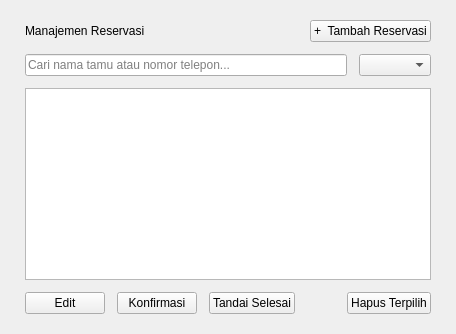
<?xml version="1.0" encoding="UTF-8"?>
<ui version="4.0">
 <class>ReservasiPageUi</class>
 <widget class="QWidget" name="ReservasiPageUi">
  <layout class="QVBoxLayout" name="main_layout">
   <property name="spacing"><number>12</number></property>
   <property name="leftMargin"><number>25</number></property>
   <property name="topMargin"><number>20</number></property>
   <property name="rightMargin"><number>25</number></property>
   <property name="bottomMargin"><number>20</number></property>
   <item>
    <layout class="QHBoxLayout" name="header_layout">
     <item>
      <widget class="QLabel" name="title_label">
       <property name="text"><string>Manajemen Reservasi</string></property>
       <property name="objectName"><string>pageHeader</string></property>
      </widget>
     </item>
     <item><spacer name="header_spacer"><property name="orientation"><enum>Qt::Horizontal</enum></property><property name="sizeHint" stdset="0"><size><width>40</width><height>20</height></size></property></spacer></item>
     <item>
      <widget class="QPushButton" name="add_btn">
       <property name="text"><string>+  Tambah Reservasi</string></property>
       <property name="cursor"><cursorShape>PointingHandCursor</cursorShape></property>
       <property name="objectName"><string>primaryButton</string></property>
      </widget>
     </item>
    </layout>
   </item>
   <item>
    <layout class="QHBoxLayout" name="filter_layout">
     <item>
      <widget class="QLineEdit" name="search_input">
       <property name="placeholderText"><string>Cari nama tamu atau nomor telepon...</string></property>
      </widget>
     </item>
     <item>
      <widget class="QComboBox" name="filter_status"/>
     </item>
    </layout>
   </item>
   <item>
    <widget class="QTableWidget" name="table">
     <property name="editTriggers"><set>QAbstractItemView::NoEditTriggers</set></property>
     <property name="selectionBehavior"><enum>QAbstractItemView::SelectRows</enum></property>
     <property name="sortingEnabled"><bool>true</bool></property>
     <attribute name="verticalHeaderVisible"><bool>false</bool></attribute>
    </widget>
   </item>
   <item>
    <layout class="QHBoxLayout" name="action_layout">
     <item><widget class="QPushButton" name="edit_btn"><property name="text"><string>Edit</string></property></widget></item>
     <item><widget class="QPushButton" name="konfirmasi_btn"><property name="text"><string>Konfirmasi</string></property><property name="objectName"><string>successButton</string></property></widget></item>
     <item><widget class="QPushButton" name="selesai_btn"><property name="text"><string>Tandai Selesai</string></property></widget></item>
     <item><spacer name="action_spacer"><property name="orientation"><enum>Qt::Horizontal</enum></property><property name="sizeHint" stdset="0"><size><width>40</width><height>20</height></size></property></spacer></item>
     <item><widget class="QPushButton" name="hapus_btn"><property name="text"><string>Hapus Terpilih</string></property><property name="objectName"><string>dangerButton</string></property></widget></item>
    </layout>
   </item>
  </layout>
 </widget>
 <resources/>
 <connections/>
</ui>
